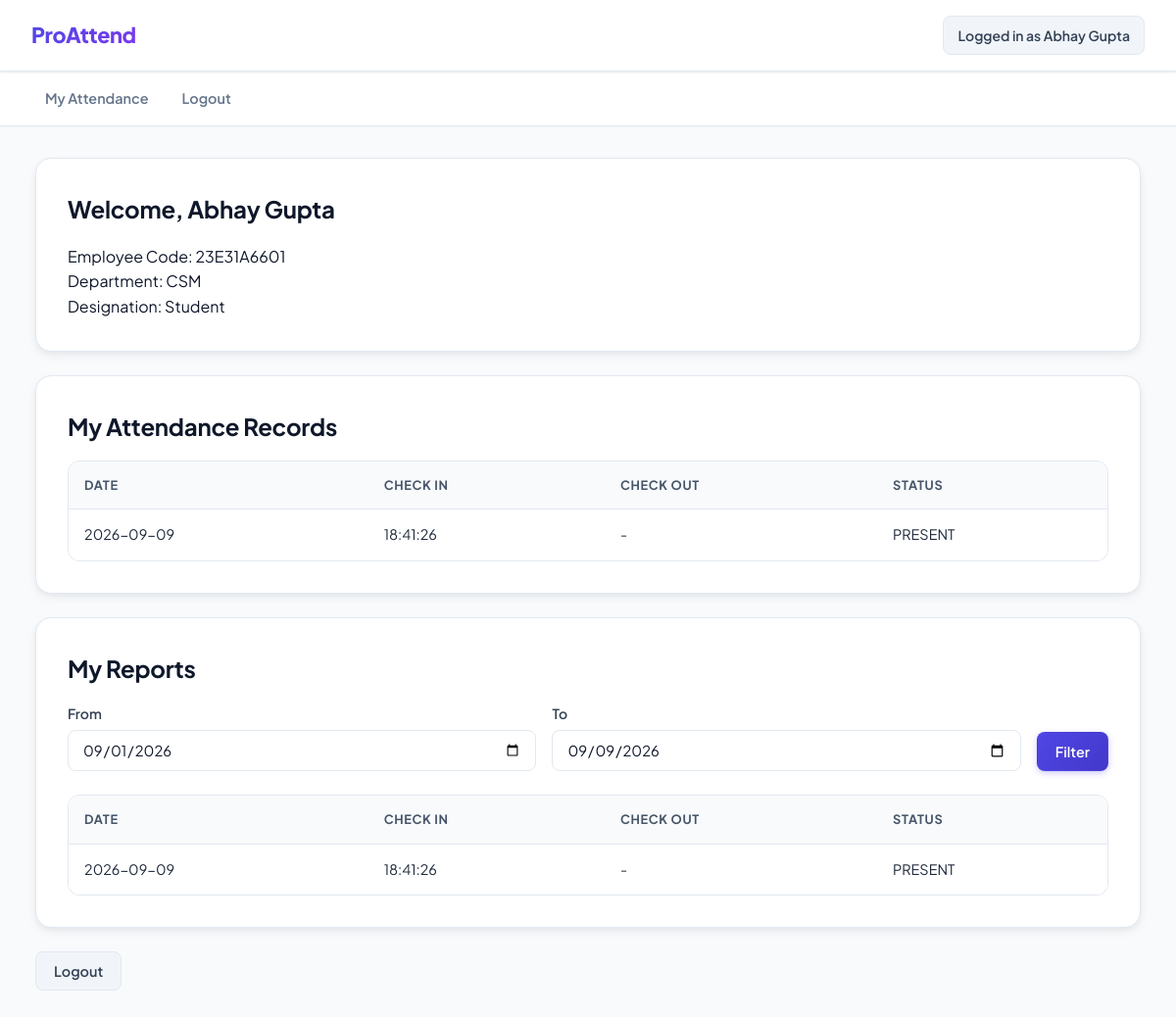
Page /employee_dashboard (signed in) on the committed database.
### tables this page shows
CREATE TABLE employees (
      id INTEGER PRIMARY KEY AUTOINCREMENT,
      employee_code TEXT UNIQUE NOT NULL,
      full_name TEXT NOT NULL,
      department TEXT NOT NULL,
      designation TEXT NOT NULL,
      gmail TEXT,
      password_hash TEXT,
      active INTEGER DEFAULT 1,
      created_at TIMESTAMP DEFAULT CURRENT_TIMESTAMP
    );

CREATE TABLE attendance (
      id INTEGER PRIMARY KEY AUTOINCREMENT,
      employee_id INTEGER NOT NULL,
      attendance_date TEXT NOT NULL,
      check_in_time TEXT NULL,
      check_out_time TEXT NULL,
      status TEXT DEFAULT 'PRESENT',
      gps_lat REAL NULL,
      gps_lng REAL NULL,
      face_verified INTEGER DEFAULT 0,
      created_at TIMESTAMP DEFAULT CURRENT_TIMESTAMP,
      UNIQUE (employee_id, attendance_date),
      FOREIGN KEY (employee_id) REFERENCES employees(id) ON DELETE CASCADE
    );

### proattend.py (the view)
@app.route('/employee_dashboard')
@employee_required
def employee_dashboard():
    employee_id = session['employee_id']
    employee = query_one('SELECT * FROM employees WHERE id=?', (employee_id,))
    from_date = request.args.get('from_date') or date.today().replace(day=1).isoformat()
    to_date = request.args.get('to_date') or date.today().isoformat()
    attendance_records = query_all('''
        SELECT attendance_date, check_in_time, check_out_time, status
        FROM attendance
        WHERE employee_id = ?
        ORDER BY attendance_date DESC
        LIMIT 30
    ''', (employee_id,))
    filtered_records = query_all('''
        SELECT attendance_date, check_in_time, check_out_time, status
        FROM attendance
        WHERE employee_id = ? AND attendance_date BETWEEN ? AND ?
        ORDER BY attendance_date DESC
    ''', (employee_id, from_date, to_date))
    return render_template(
        'employee_dashboard.html',
        employee=employee,
        attendance_records=attendance_records,
        filtered_records=filtered_records,
        from_date=from_date,
        to_date=to_date
    )

### proattend.py (called while the page is built)
def get_db():
    db_path = os.getenv('DATABASE_PATH', os.path.join(os.path.dirname(__file__), 'database.db'))
    con = sqlite3.connect(db_path)
    con.row_factory = sqlite3.Row
    return con

def query_all(sql, params=None):
    con = get_db()
    cur = con.cursor()
    cur.execute(sql, params or ())
    rows = [dict(row) for row in cur.fetchall()]
    cur.close()
    con.close()
    return rows

def query_one(sql, params=None):
    con = get_db()
    cur = con.cursor()
    cur.execute(sql, params or ())
    row = cur.fetchone()
    cur.close()
    con.close()
    return dict(row) if row else None

def employee_required(f):
    @wraps(f)
    def wrapper(*args, **kwargs):
        if not session.get('employee_id'):
            return redirect(url_for('employee_login'))
        return f(*args, **kwargs)
    return wrapper

### templates/employee_dashboard.html
{% extends 'base.html' %}
{% block content %}
<div class="card">
  <h2>Welcome, {{ employee.full_name }}</h2>
  <p>Employee Code: {{ employee.employee_code }}</p>
  <p>Department: {{ employee.department }}</p>
  <p>Designation: {{ employee.designation }}</p>
</div>
<div class="card mt">
  <h2>My Attendance Records</h2>
  <table>
    <tr>
      <th>Date</th>
      <th>Check In</th>
      <th>Check Out</th>
      <th>Status</th>
    </tr>
    {% for record in attendance_records %}
    <tr>
      <td>{{ record.attendance_date }}</td>
      <td>{{ record.check_in_time or '-' }}</td>
      <td>{{ record.check_out_time or '-' }}</td>
      <td>{{ record.status }}</td>
    </tr>
    {% endfor %}
  </table>
</div>
<div class="card mt">
  <h2>My Reports</h2>
  <form method="get" class="inline-form">
    <div>
      <label>From</label>
      <input type="date" name="from_date" value="{{ from_date }}">
    </div>
    <div>
      <label>To</label>
      <input type="date" name="to_date" value="{{ to_date }}">
    </div>
    <button class="btn btn-primary" type="submit">Filter</button>
  </form>
  <table>
    <tr>
      <th>Date</th>
      <th>Check In</th>
      <th>Check Out</th>
      <th>Status</th>
    </tr>
    {% for record in filtered_records %}
    <tr>
      <td>{{ record.attendance_date }}</td>
      <td>{{ record.check_in_time or '-' }}</td>
      <td>{{ record.check_out_time or '-' }}</td>
      <td>{{ record.status }}</td>
    </tr>
    {% endfor %}
  </table>
</div>
<div class="mt">
  <a href="{{ url_for('employee_logout') }}" class="btn btn-secondary">Logout</a>
</div>
{% endblock %}

### templates/base.html (shortened to what this page needs)
<!DOCTYPE html>
<html lang="en">
<head>
  <link rel="stylesheet" href="{{ url_for('static', filename='style.css') }}">
</head>
<body>
  <header class="topbar">
    <div class="topbar-logo">
      <div class="text-logo">ProAttend</div>
    </div>
    <div class="topbar-actions">
      {% if session.get('admin_id') %}
      <span>Logged in as {{ session.get('admin_name') }}</span>
      <a href="{{ url_for('settings') }}" class="btn btn-secondary topbar-btn">Settings</a>
      {% elif session.get('employee_id') %}
      <span>Logged in as {{ session.get('employee_name') }}</span>
      {% endif %}
    </div>
  </header>
  {% if session.get('admin_id') %}
  <nav class="nav">
    <a href="{{ url_for('dashboard') }}">Dashboard</a>
    <a href="{{ url_for('scanner_page') }}">Scanner</a>
    <a href="{{ url_for('today_list') }}">Today List</a>
    <a href="{{ url_for('attendance_calculator') }}">Calculator</a>
    <a href="{{ url_for('reports') }}">Reports</a>
    <a href="{{ url_for('leave_management') }}">Leave</a>
    <a href="{{ url_for('holiday_management') }}">Holidays</a>
    <a href="{{ url_for('logout') }}">Logout</a>
  </nav>
  {% elif session.get('employee_id') %}
  <nav class="nav">
    <a href="{{ url_for('employee_dashboard') }}">My Attendance</a>
    <a href="{{ url_for('employee_logout') }}">Logout</a>
  </nav>
  {% endif %}
  <main class="container">
    {% block content %}{% endblock %}
  </main>
</body>
</html>

### rows in the picture
employees: get "Abhay Gupta", full_name "Abhay Gupta", employee_code "23E31A6601", department "CSM", designation "Student"
attendance: attendance_date "2026-09-09", check_in_time "18:41:26", check_out_time "-", status "PRESENT"
